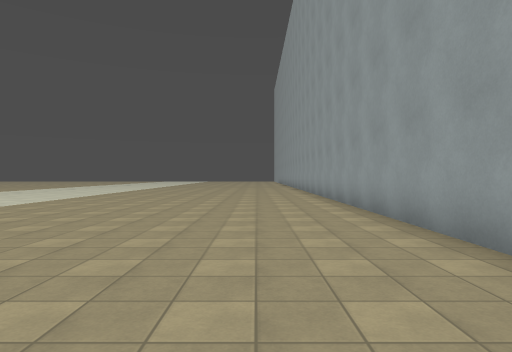
[1] (above)

24 first-person views from a walk through a level from a Godot 3-D game. The camera is 1.5 m above the floor, looks level and sees 75° across. The floor is counted in squares, 2 m on a side. Each view is taken from the middle of a square. On the plan, view 1 faces up. The plan holds only what a view shows up to about 11 squares ahead; the rest is blank. The place goes on beyond the plan. Surface patterns are stand-ins for the level's own textures.

[2]
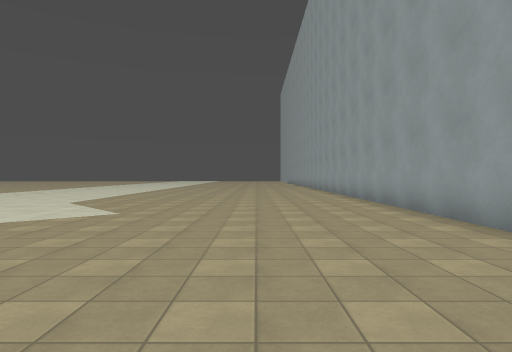

[3]
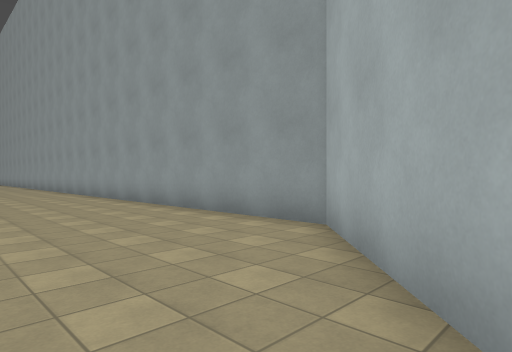

[4]
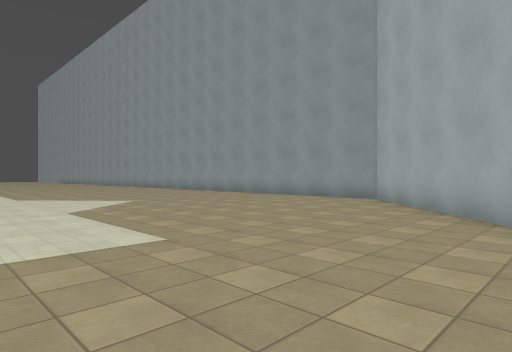

[5]
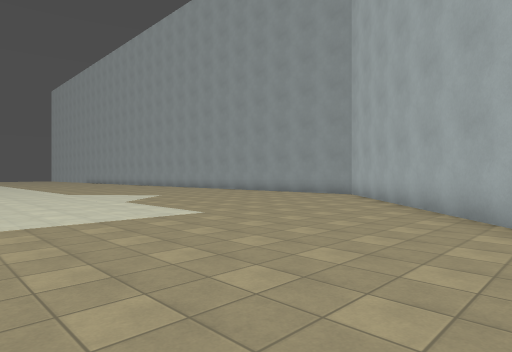

[6]
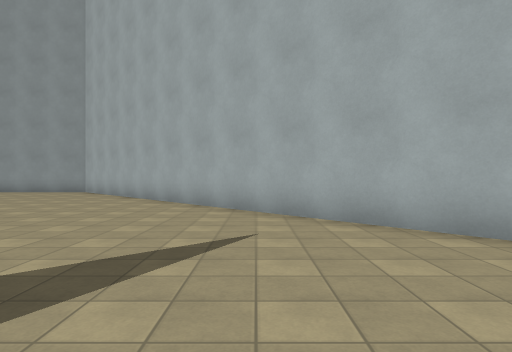

[7]
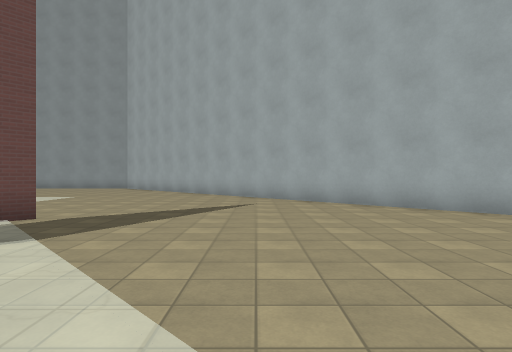

[8]
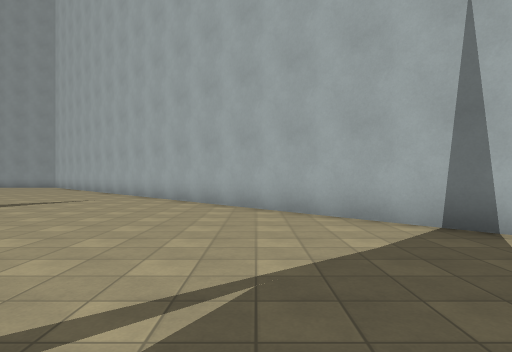

[9]
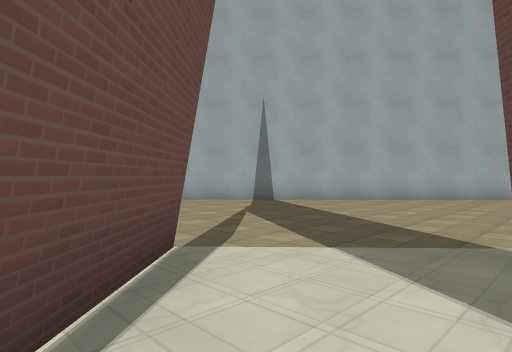

[10]
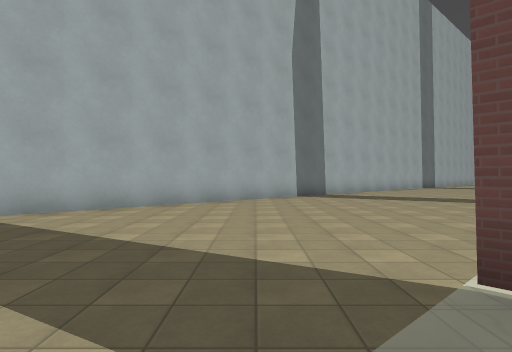

[11]
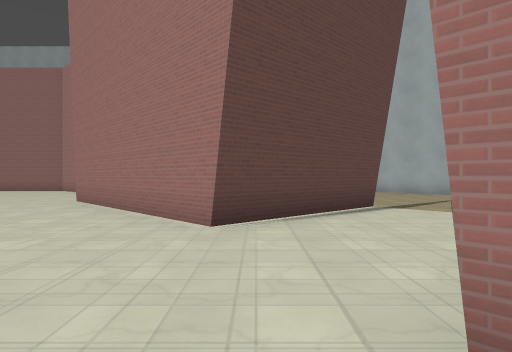

[12]
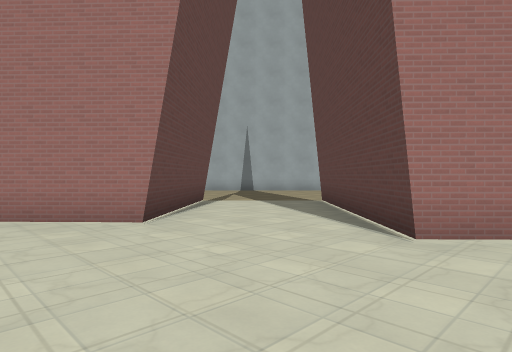

[13]
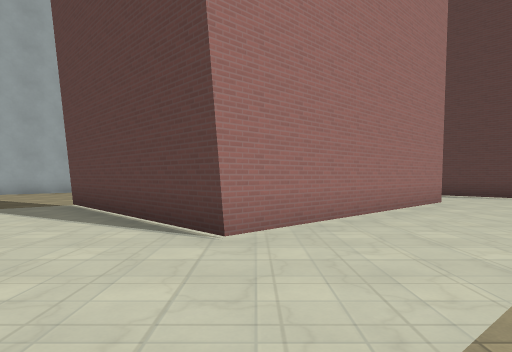

[14]
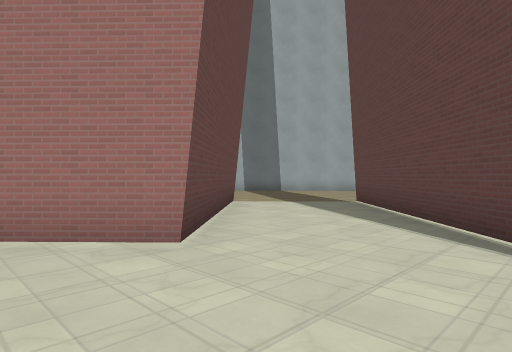

[15]
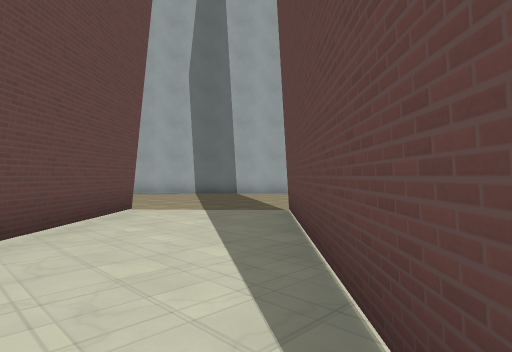

[16]
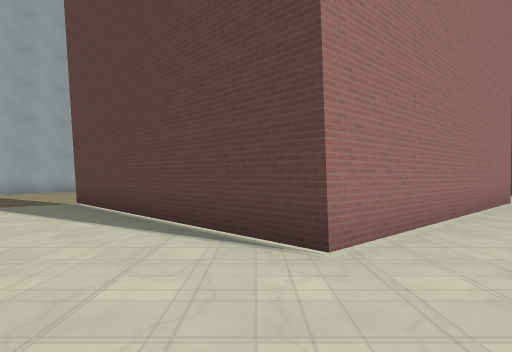

[17]
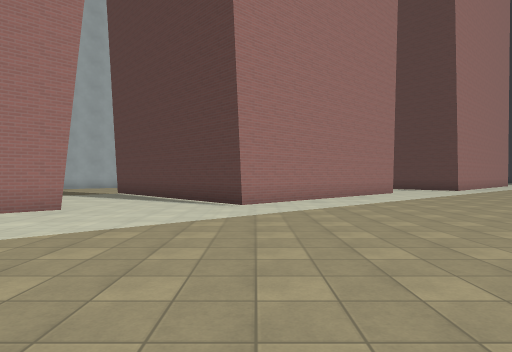

[18]
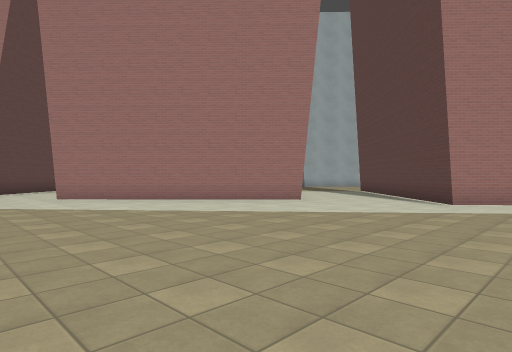

[19]
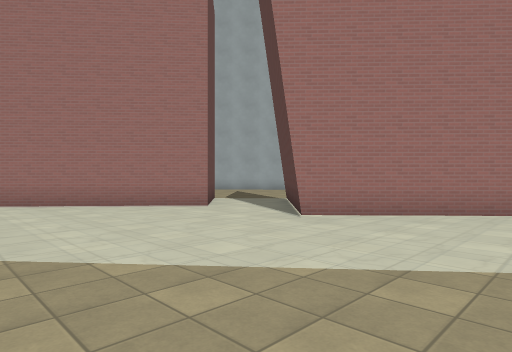

[20]
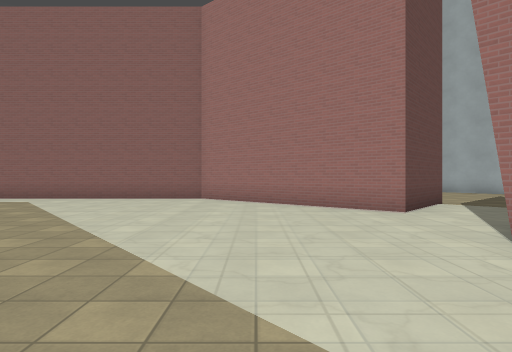

[21]
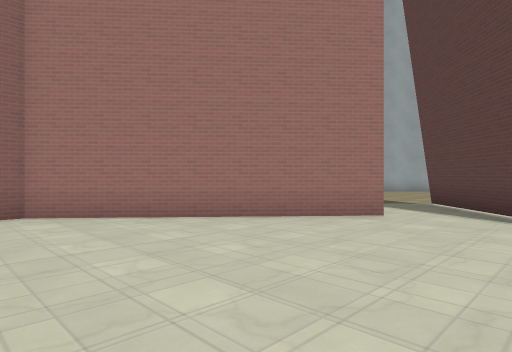

[22]
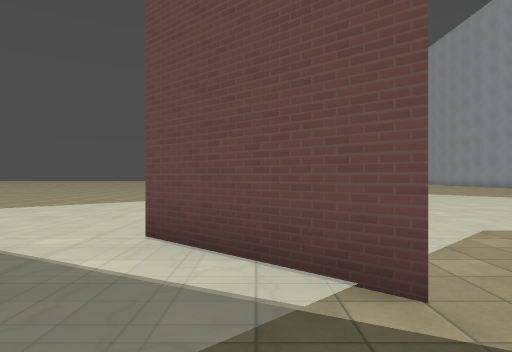

[23]
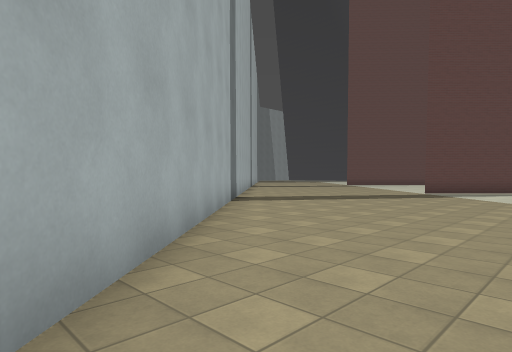

[24]
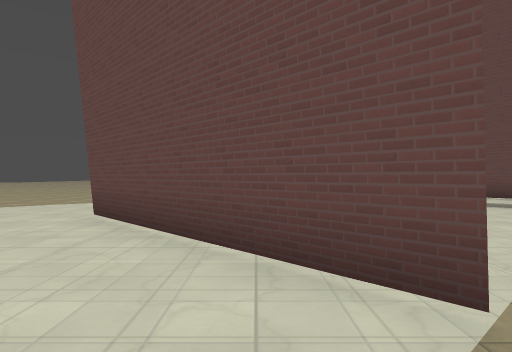

### Floor plan
Points are (right, up) in squares from view 1. A wall is a line through its corners. A room is listed if a view was taken in it or the views show most of it. See-through windows are left out.
Room 1 (views 1, 2, 3, 4, 5, 6, 7, 8, 9, 10, 22, 23, 24)
walls: (-19, -9.9) (-22.3, -6.4); (-24.8, -8.7) (-21.4, -12.3); (-20.3, -21.4) (2.4, -0.1) (2.4, 10.5); (-26.8, -17.4) (-31, -12.9); (-33.9, -14.9) (-29.3, -19.7)
ways out: opening at (-32.7, -13) to room 2; opening at (-23.7, -7) to room 2
Room 2 (views 11, 12, 13, 14, 15, 16, 17, 18, 19, 20, 21)
walls: (-22.3, -6.4) (-17.3, -1.8) (-14, -5.3); (-31, -12.9) (-25.6, -7.8) (-24.8, -8.7); (-12, -4.1) (-14.3, -2) (-10.2, 2.8) (-10.2, 9.4); (-40.6, -19.7) (-34.7, -14) (-33.9, -14.9)
ways out: opening at (-32.7, -13) to room 1; opening at (-23.7, -7) to room 1

Positions as (right, up) in squares from view 1, and headings:
1: (0, 0), facing up
2: (-1, -2), facing up
3: (-2, -3), facing up-right
4: (-8, -5), facing up-right
5: (-10, -7), facing up-right
6: (-13, -8), facing right
7: (-18, -8), facing right
8: (-19, -13), facing right
9: (-22, -8), facing down-right
10: (-20, -10), facing down
11: (-27, -7), facing right
12: (-27, -4), facing down-right
13: (-26, -4), facing down
14: (-34, -11), facing down-right
15: (-34, -14), facing down-right
16: (-34, -11), facing down
17: (-35, -6), facing down
18: (-37, -5), facing down-right
19: (-21, 3), facing down-right
20: (-21, 1), facing right
21: (-17, 4), facing down-right
22: (-13, -6), facing up
23: (-15, -15), facing down-left
24: (-28, -19), facing up
